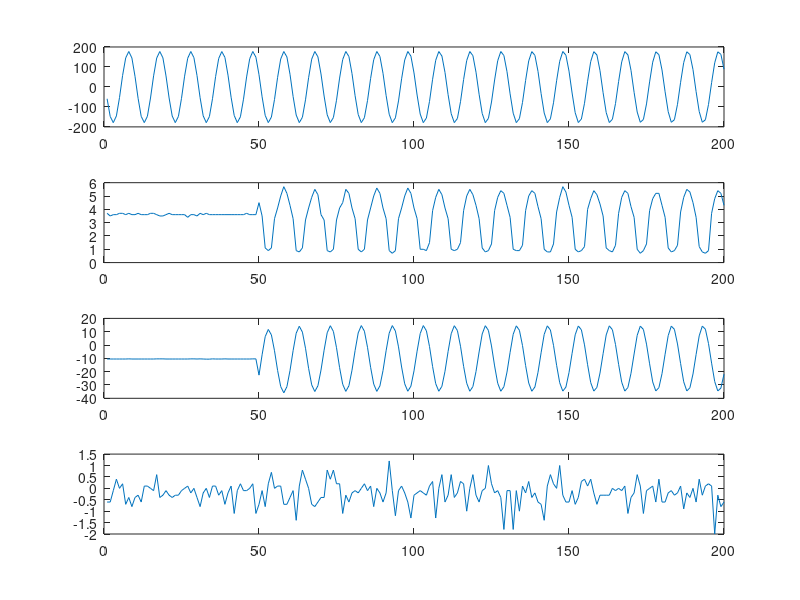

The MATLAB script that drew this image:
A=[
-59.2 3.7 -10.5 -0.6
-147.9 3.5 -10.5 -0.6
-178.7 3.6 -10.5 -0.1
-145.1 3.6 -10.5 0.4
-53.4 3.7 -10.5 0.0
57.7 3.7 -10.5 0.2
145.4 3.6 -10.5 -0.7
177.4 3.7 -10.4 -0.4
144.8 3.6 -10.5 -0.8
53.3 3.6 -10.5 -0.4
-57.2 3.7 -10.5 -0.3
-147.3 3.6 -10.5 -0.6
-178.5 3.6 -10.5 0.1
-147.0 3.6 -10.5 0.1
-55.4 3.7 -10.5 0.0
55.6 3.7 -10.5 -0.1
144.7 3.6 -10.4 0.6
177.3 3.5 -10.4 -0.4
145.8 3.5 -10.4 -0.3
55.3 3.6 -10.5 -0.1
-55.3 3.7 -10.5 -0.3
-145.5 3.6 -10.5 -0.4
-178.6 3.6 -10.5 -0.3
-147.8 3.6 -10.5 -0.3
-57.1 3.6 -10.5 -0.1
53.9 3.6 -10.5 0.0
143.6 3.4 -10.5 0.1
177.4 3.6 -10.4 -0.2
146.8 3.6 -10.4 0.0
57.2 3.5 -10.5 -0.4
-53.8 3.7 -10.4 -0.8
-144.8 3.6 -10.5 -0.2
-178.8 3.7 -10.6 0.0
-148.3 3.6 -10.6 -0.4
-58.9 3.6 -10.4 0.1
51.8 3.6 -10.5 0.1
142.6 3.6 -10.5 -0.3
177.1 3.6 -10.5 -0.1
148.0 3.6 -10.4 -0.7
59.0 3.6 -10.5 -0.2
-51.6 3.6 -10.5 0.1
-142.8 3.6 -10.5 -1.1
-178.7 3.6 -10.5 -0.1
-149.6 3.6 -10.5 0.2
-61.2 3.6 -10.5 -0.1
50.0 3.7 -10.5 -0.1
141.2 3.6 -10.5 0.0
177.4 3.6 -10.4 0.2
149.1 3.6 -10.4 -1.1
61.2 4.5 -22.6 -0.7
-49.5 3.5 -7.3 -0.1
-142.5 1.1 6.3 -0.8
-178.5 0.9 11.7 0.2
-150.7 1.1 7.6 0.7
-62.9 3.3 -4.3 0.0
48.0 4.1 -19.1 0.1
139.7 5.0 -31.2 0.1
177.3 5.7 -35.9 -0.7
150.3 5.2 -31.3 -0.7
63.4 4.3 -19.2 -0.4
-47.9 3.3 -4.2 -0.1
-140.8 0.9 8.9 -1.4
-178.6 0.8 14.1 0.1
-151.9 1.1 9.7 0.8
-64.6 3.2 -2.4 0.4
46.1 4.1 -17.5 0.0
139.2 4.9 -29.9 -0.7
177.4 5.5 -34.9 -0.8
150.9 5.1 -30.6 -0.6
64.8 3.6 -18.8 -0.4
-45.7 3.2 -3.9 -0.4
-139.6 0.9 9.2 0.8
-178.5 0.8 14.5 0.4
-153.3 1.0 10.2 0.8
-66.6 3.2 -2.0 0.2
44.4 4.1 -17.0 0.2
137.3 4.5 -29.5 -1.1
177.4 5.5 -34.8 -0.3
152.4 5.2 -30.6 -0.6
66.8 4.1 -18.9 -0.2
-44.0 3.3 -4.1 -0.1
-138.0 1.0 9.1 -0.2
-178.6 0.8 14.6 0.0
-154.1 1.0 10.4 0.2
-68.5 3.2 -1.7 -0.1
42.4 4.1 -16.7 0.1
136.2 5.0 -29.3 -0.8
177.4 5.6 -34.8 0.0
152.9 5.2 -30.7 -0.2
68.4 4.1 -19.2 -0.6
-42.2 3.3 -4.3 -0.2
-136.7 0.9 8.9 1.2
-178.8 0.7 14.6 -0.1
-154.7 0.9 10.5 -1.2
-70.1 3.3 -1.4 -0.1
40.6 4.1 -16.5 0.1
134.8 5.0 -29.1 -0.2
177.4 5.6 -34.7 -0.6
154.2 5.2 -30.9 -1.3
70.2 4.1 -19.4 -0.3
-40.7 3.3 -4.6 -0.2
-135.8 1.0 8.6 -0.1
-178.7 1.0 14.6 -0.2
-155.5 0.9 10.7 -0.3
-72.5 1.5 -1.1 0.1
38.5 3.9 -16.2 0.3
133.3 4.9 -29.0 -1.3
177.3 5.5 -34.7 0.0
154.8 5.1 -31.0 0.6
72.5 4.1 -19.7 -0.6
-38.8 3.3 -4.8 -0.3
-134.0 1.0 8.5 0.6
-178.6 0.9 14.5 -0.4
-158.0 1.0 10.9 -0.2
-73.8 1.5 -0.9 0.3
37.1 3.9 -16.0 0.2
132.2 5.0 -28.7 -1.0
177.3 5.5 -34.7 0.0
156.6 5.1 -31.2 0.6
73.8 4.3 -19.9 -0.3
-36.6 3.3 -5.2 -0.6
-132.9 1.1 8.3 -0.1
-178.7 0.8 14.5 0.0
-157.6 0.9 11.0 1.0
-75.5 1.4 -0.7 0.2
34.7 3.9 -15.7 -0.2
131.2 4.9 -28.7 -0.1
177.3 5.4 -34.7 -0.4
157.2 5.2 -31.3 -1.8
76.3 4.3 -20.3 -0.1
-34.6 3.4 -5.5 -0.1
-131.5 1.0 8.1 -1.8
-178.6 0.9 14.4 -0.1
-158.7 0.9 11.1 -1.0
-77.6 1.3 -0.4 0.1
32.5 3.9 -15.4 -0.2
130.1 5.0 -28.5 0.3
176.8 5.4 -34.7 -0.4
158.3 5.2 -31.5 -0.2
77.9 4.2 -20.5 -0.6
-33.0 3.3 -5.8 -0.7
-130.4 1.0 8.0 -1.4
-178.5 0.8 14.4 0.1
-159.7 0.8 11.3 0.6
-79.4 1.4 -0.2 0.2
31.0 3.8 -15.2 0.0
128.4 4.9 -28.3 1.0
177.4 5.7 -34.6 -0.3
159.0 5.3 -31.6 -0.6
79.2 4.3 -20.7 -0.6
-30.6 3.4 -6.2 -0.1
-129.1 1.0 7.7 -0.7
-178.2 0.8 14.3 -0.4
-160.5 0.9 11.4 0.3
-81.7 1.2 0.1 0.4
28.7 4.0 -14.8 0.1
127.1 4.8 -28.2 0.4
176.6 5.4 -34.6 -0.2
160.2 5.1 -31.8 -0.7
81.4 4.4 -21.0 -0.3
-28.9 3.5 -6.5 -0.3
-128.2 1.1 7.6 -0.3
-178.2 0.9 14.4 -0.3
-161.8 0.8 11.5 0.0
-83.3 1.3 0.4 -0.1
27.2 3.7 -14.5 0.0
125.3 4.9 -27.9 -0.1
176.8 5.4 -34.6 0.1
160.8 5.2 -31.9 -1.1
83.0 4.2 -21.2 -0.4
-27.1 3.4 -6.7 -0.2
-125.8 1.0 7.3 0.6
-177.0 0.7 14.2 0.1
-162.9 0.9 11.7 -1.1
-85.1 1.4 0.7 -0.1
25.2 3.9 -14.1 0.0
124.0 4.8 -27.7 0.1
176.0 5.2 -34.5 -0.6
161.5 5.2 -32.0 0.4
84.9 4.3 -21.5 -0.6
-24.3 3.4 -6.9 -0.6
-124.0 1.1 7.1 -0.2
-177.0 0.8 14.2 -0.1
-164.0 0.9 11.8 -0.3
-86.8 1.3 0.8 -0.2
23.3 3.8 -13.9 0.1
122.0 4.9 -27.6 -0.9
176.0 5.5 -34.5 -0.2
162.0 5.3 -32.1 -0.4
86.7 4.5 -21.7 0.0
-23.3 3.4 -7.1 -0.6
-122.9 1.2 6.9 0.4
-176.8 0.8 14.2 -0.3
-164.4 0.7 11.9 0.1
-87.9 0.9 1.1 0.2
21.4 3.7 -13.6 0.1
120.6 4.8 -27.4 -2.0
175.8 5.4 -34.5 -0.3
163.0 5.2 -32.3 -0.8
88.5 4.3 -21.9 -0.6

];
V = A(:,1);
G = A(:,4);
Z = A(:,3);
C = A(:,2);
figure(1);
subplot(4,1,1);
plot(V);
subplot(4,1,2);
plot(C);
subplot(4,1,3);
plot(Z);
subplot(4,1,4);
plot(G);